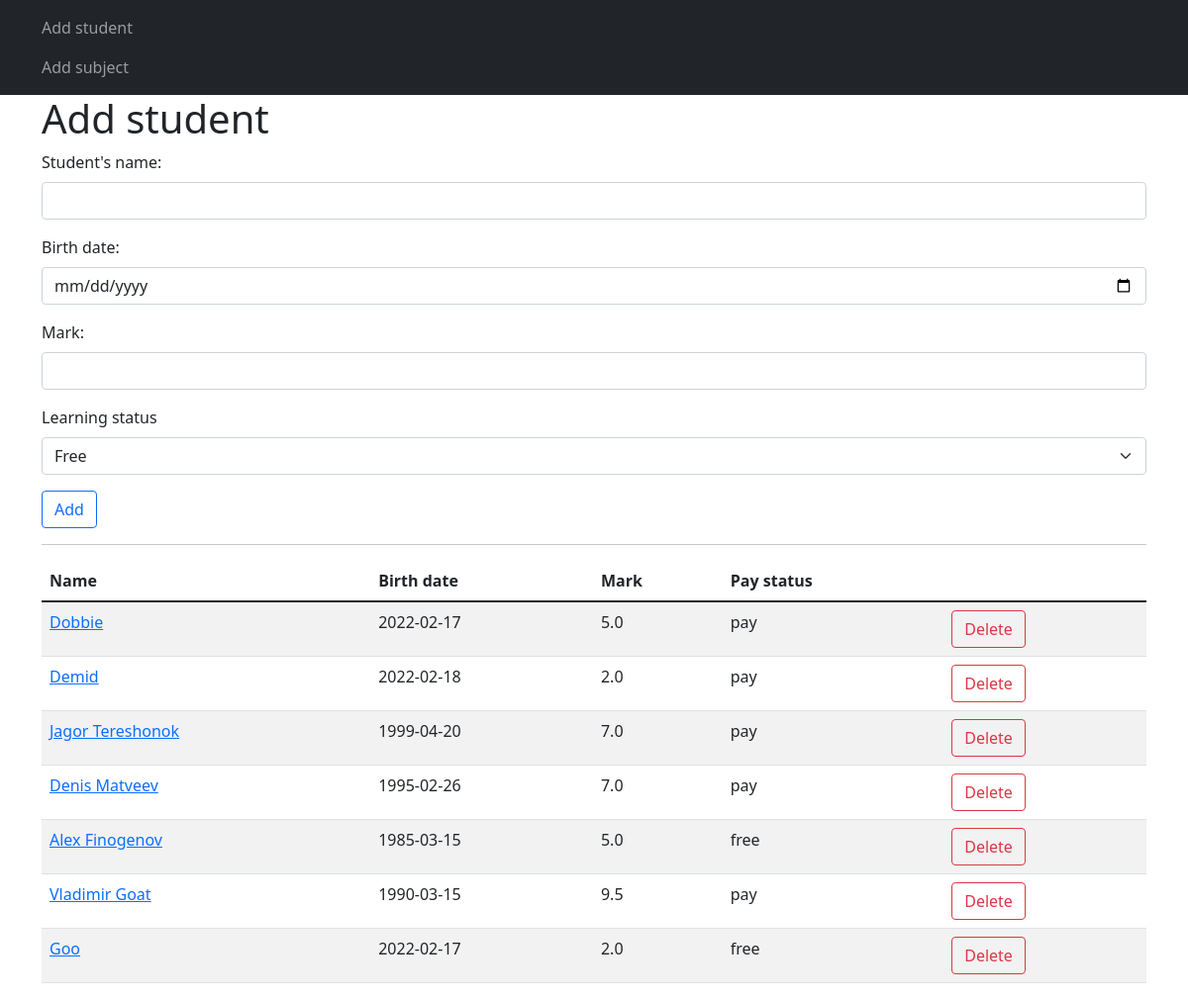
/add-student, run on an earlier commit of the app's database.
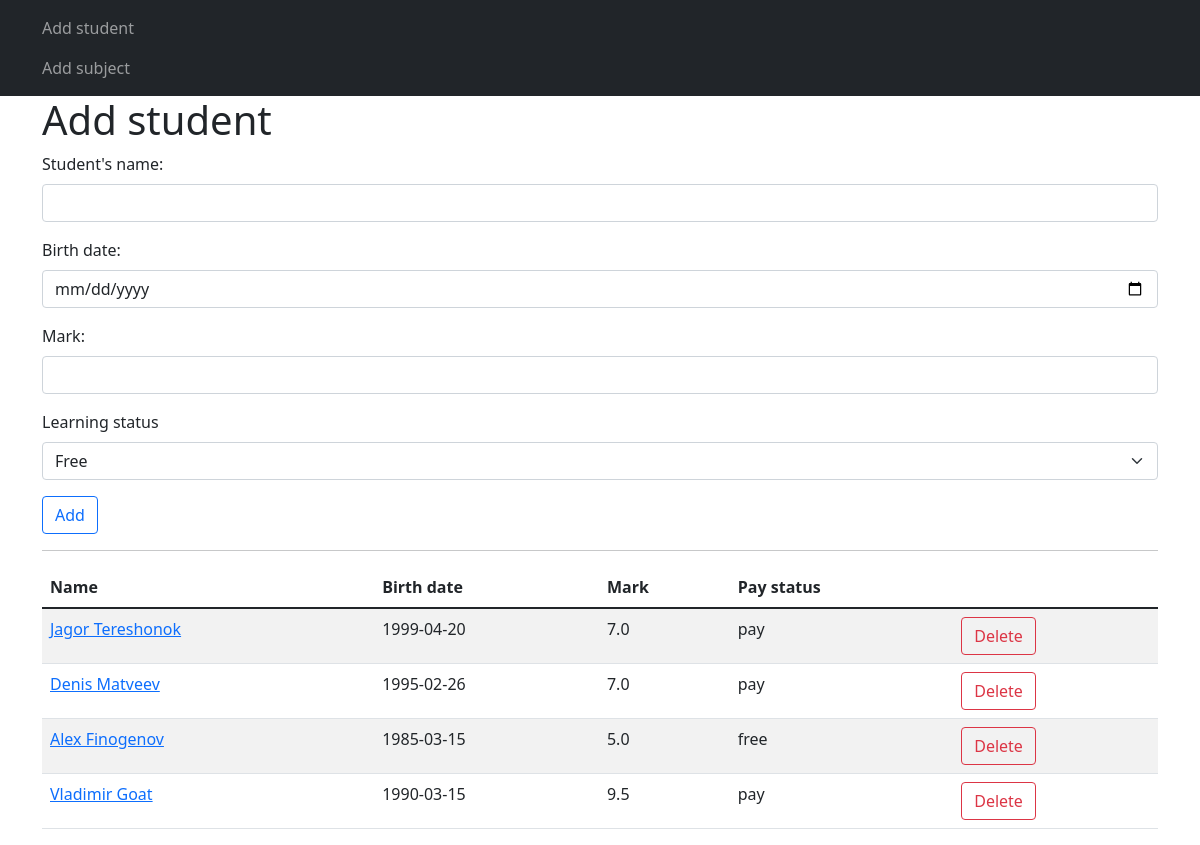
And on a later commit of the database.
### models.py (models this page shows)
class Students(db.Model):
    id = db.Column(db.Integer, primary_key=True)
    name = db.Column(db.String(120), nullable=False)
    birth_date = db.Column(db.Date, nullable=False, default=datetime.now())
    mark = db.Column(db.Float, nullable=False, default=3.2)
    subject_id = db.Column(db.Integer, db.ForeignKey('subjects.id'))
    status = db.Column(db.String(10), nullable=False, default='Paid')

### routes.py (the view, shortened to what this page needs)
@app.route('/add-student', methods=['GET', 'POST'])
def add_student():
    form = StudentForm()
    students = Students.query.all()  # достаю всех студентов из БД
    return render_template('add_students.html', form=form, items=students)

### forms.py
class StudentForm(FlaskForm):
    name = StringField('Student\'s name: ',
                       validators=[DataRequired()])
    birth_date = DateField('Birth date: ',
                           validators=[DataRequired()])
    mark = FloatField('Mark: ')
    status = SelectField('Learning status',
                         choices=[
                             ('free', 'Free'),
                             ('pay', 'Paid')
                         ])
    submit = SubmitField('Add')

### templates/add_students.html (shortened to what this page needs)
{% extends 'base.html' %}
{% block content %}
    <h1>Add student</h1>
    <form action="" method="post">
        <div class="mb-3">
            {{ form.name.label(class="form-label") }}
            {{ form.name(class="form-control") }}
        </div>
        <div class="mb-3">
            {{ form.birth_date.label(class="form-label") }}
            {{ form.birth_date(class="form-control") }}
        </div>
        <div class="mb-3">
            {{ form.mark.label(class="form-label") }}
            {{ form.mark(class="form-control") }}
        </div>
        <div class="mb-3">
            {{ form.status.label(class="form-label") }}
            {{ form.status(class="form-select") }}
        </div>
        <div class="mb-3">
            {{ form.submit(class="btn btn-outline-primary") }}
        </div>
    </form>
    <hr>
    {% if items|length > 1 %}
        <table class="table table-striped">
            <thead>
                <tr>
                    <th>Name</th>
                    <th>Birth date</th>
                    <th>Mark</th>
                    <th>Pay status</th>
                </tr>
            </thead>
            <tbody>
                {% for student in items %}
                    <tr>
                        <td><a href="/update-student/{{ student.id }}">{{ student.name }}</a></td>
                        <td>{{ student.birth_date }}</td>
                        <td>{{ student.mark }}</td>
                        <td>{{ student.status }}</td>
                        <td><a href="/delete/{{ student.id }}" class="btn btn-outline-danger">Delete</a></td>
                    </tr>
                {% endfor %}
            </tbody>
        </table>
    {% endif %}
{% endblock %}

### templates/base.html (shortened to what this page needs)
<!DOCTYPE html>
<html lang="en">
<head>
    <link href="https://cdn.jsdelivr.net/npm/bootstrap@5.1.3/dist/css/bootstrap.min.css" rel="stylesheet"
>
</head>
<body>
<nav class="navbar navbar-dark bg-dark">
    <div class="container">
        <ul class="navbar-nav">
            <li class="nav-item">
                <a class="nav-link" href="{{ url_for('add_student') }}">Add student</a>
            </li>
            <li class="nav-item">
                <a class="nav-link" href="{{ url_for('add_subject') }}">Add subject</a>
            </li>
        </ul>
    </div>
</nav>
<div class="container">
    {% block content %}{% endblock %}
</div>
</body>
</html>

What changed in the data, as far as the page shows it:
removed Students: name "Dobbie", birth_date "2022-02-17", mark "5.0", status "pay"
removed Students: name "Demid", birth_date "2022-02-18", mark "2.0", status "pay"
removed Students: name "Goo", birth_date "2022-02-17", mark "2.0", status "free"
